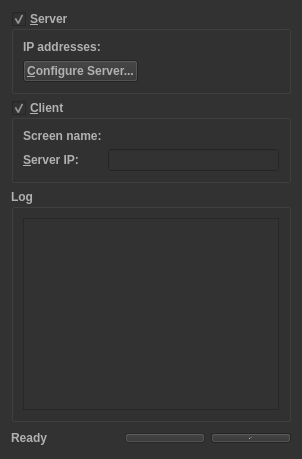
  <widget class="QWidget" name="centralwidget">
   <property name="palette">
    <palette>
     <active>
      <colorrole role="WindowText">
       <brush brushstyle="SolidPattern">
        <color alpha="255">
         <red>177</red>
         <green>177</green>
         <blue>177</blue>
        </color>
       </brush>
      </colorrole>
      <colorrole role="Button">
       <brush brushstyle="SolidPattern">
        <color alpha="255">
         <red>50</red>
         <green>50</green>
         <blue>50</blue>
        </color>
       </brush>
      </colorrole>
      <colorrole role="Light">
       <brush brushstyle="SolidPattern">
        <color alpha="255">
         <red>255</red>
         <green>255</green>
         <blue>255</blue>
        </color>
       </brush>
      </colorrole>
      <colorrole role="Midlight">
       <brush brushstyle="SolidPattern">
        <color alpha="255">
         <red>255</red>
         <green>255</green>
         <blue>255</blue>
        </color>
       </brush>
      </colorrole>
      <colorrole role="Dark">
       <brush brushstyle="SolidPattern">
        <color alpha="255">
         <red>127</red>
         <green>127</green>
         <blue>127</blue>
        </color>
       </brush>
      </colorrole>
      <colorrole role="Mid">
       <brush brushstyle="SolidPattern">
        <color alpha="255">
         <red>170</red>
         <green>170</green>
         <blue>170</blue>
        </color>
       </brush>
      </colorrole>
      <colorrole role="Text">
       <brush brushstyle="SolidPattern">
        <color alpha="255">
         <red>177</red>
         <green>177</green>
         <blue>177</blue>
        </color>
       </brush>
      </colorrole>
      <colorrole role="BrightText">
       <brush brushstyle="SolidPattern">
        <color alpha="255">
         <red>255</red>
         <green>255</green>
         <blue>255</blue>
        </color>
       </brush>
      </colorrole>
      <colorrole role="ButtonText">
       <brush brushstyle="SolidPattern">
        <color alpha="255">
         <red>177</red>
         <green>177</green>
         <blue>177</blue>
        </color>
       </brush>
      </colorrole>
      <colorrole role="Base">
       <brush brushstyle="SolidPattern">
        <color alpha="255">
         <red>50</red>
         <green>50</green>
         <blue>50</blue>
        </color>
       </brush>
      </colorrole>
      <colorrole role="Window">
       <brush brushstyle="SolidPattern">
        <color alpha="255">
         <red>50</red>
         <green>50</green>
         <blue>50</blue>
        </color>
       </brush>
      </colorrole>
      <colorrole role="Shadow">
       <brush brushstyle="SolidPattern">
        <color alpha="255">
         <red>0</red>
         <green>0</green>
         <blue>0</blue>
        </color>
       </brush>
      </colorrole>
      <colorrole role="AlternateBase">
       <brush brushstyle="SolidPattern">
        <color alpha="255">
         <red>255</red>
         <green>255</green>
         <blue>255</blue>
        </color>
       </brush>
      </colorrole>
      <colorrole role="ToolTipBase">
       <brush brushstyle="SolidPattern">
        <color alpha="255">
         <red>255</red>
         <green>255</green>
         <blue>220</blue>
        </color>
       </brush>
      </colorrole>
      <colorrole role="ToolTipText">
       <brush brushstyle="SolidPattern">
        <color alpha="255">
         <red>0</red>
         <green>0</green>
         <blue>0</blue>
        </color>
       </brush>
      </colorrole>
     </active>
     <inactive>
      <colorrole role="WindowText">
       <brush brushstyle="SolidPattern">
        <color alpha="255">
         <red>177</red>
         <green>177</green>
         <blue>177</blue>
        </color>
       </brush>
      </colorrole>
      <colorrole role="Button">
       <brush brushstyle="SolidPattern">
        <color alpha="255">
         <red>50</red>
         <green>50</green>
         <blue>50</blue>
        </color>
       </brush>
      </colorrole>
      <colorrole role="Light">
       <brush brushstyle="SolidPattern">
        <color alpha="255">
         <red>255</red>
         <green>255</green>
         <blue>255</blue>
        </color>
       </brush>
      </colorrole>
      <colorrole role="Midlight">
       <brush brushstyle="SolidPattern">
        <color alpha="255">
         <red>255</red>
         <green>255</green>
         <blue>255</blue>
        </color>
       </brush>
      </colorrole>
      <colorrole role="Dark">
       <brush brushstyle="SolidPattern">
        <color alpha="255">
         <red>127</red>
         <green>127</green>
         <blue>127</blue>
        </color>
       </brush>
      </colorrole>
      <colorrole role="Mid">
       <brush brushstyle="SolidPattern">
        <color alpha="255">
         <red>170</red>
         <green>170</green>
         <blue>170</blue>
        </color>
       </brush>
      </colorrole>
      <colorrole role="Text">
       <brush brushstyle="SolidPattern">
        <color alpha="255">
         <red>177</red>
         <green>177</green>
         <blue>177</blue>
        </color>
       </brush>
      </colorrole>
      <colorrole role="BrightText">
       <brush brushstyle="SolidPattern">
        <color alpha="255">
         <red>255</red>
         <green>255</green>
         <blue>255</blue>
        </color>
       </brush>
      </colorrole>
      <colorrole role="ButtonText">
       <brush brushstyle="SolidPattern">
        <color alpha="255">
         <red>177</red>
         <green>177</green>
         <blue>177</blue>
        </color>
       </brush>
      </colorrole>
      <colorrole role="Base">
       <brush brushstyle="SolidPattern">
        <color alpha="255">
         <red>50</red>
         <green>50</green>
         <blue>50</blue>
        </color>
       </brush>
      </colorrole>
      <colorrole role="Window">
       <brush brushstyle="SolidPattern">
        <color alpha="255">
         <red>50</red>
         <green>50</green>
         <blue>50</blue>
        </color>
       </brush>
      </colorrole>
      <colorrole role="Shadow">
       <brush brushstyle="SolidPattern">
        <color alpha="255">
         <red>0</red>
         <green>0</green>
         <blue>0</blue>
        </color>
       </brush>
      </colorrole>
      <colorrole role="AlternateBase">
       <brush brushstyle="SolidPattern">
        <color alpha="255">
         <red>255</red>
         <green>255</green>
         <blue>255</blue>
        </color>
       </brush>
      </colorrole>
      <colorrole role="ToolTipBase">
       <brush brushstyle="SolidPattern">
        <color alpha="255">
         <red>255</red>
         <green>255</green>
         <blue>220</blue>
        </color>
       </brush>
      </colorrole>
      <colorrole role="ToolTipText">
       <brush brushstyle="SolidPattern">
        <color alpha="255">
         <red>0</red>
         <green>0</green>
         <blue>0</blue>
        </color>
       </brush>
      </colorrole>
     </inactive>
     <disabled>
      <colorrole role="WindowText">
       <brush brushstyle="SolidPattern">
        <color alpha="255">
         <red>64</red>
         <green>64</green>
         <blue>64</blue>
        </color>
       </brush>
      </colorrole>
      <colorrole role="Button">
       <brush brushstyle="SolidPattern">
        <color alpha="255">
         <red>50</red>
         <green>50</green>
         <blue>50</blue>
        </color>
       </brush>
      </colorrole>
      <colorrole role="Light">
       <brush brushstyle="SolidPattern">
        <color alpha="255">
         <red>255</red>
         <green>255</green>
         <blue>255</blue>
        </color>
       </brush>
      </colorrole>
      <colorrole role="Midlight">
       <brush brushstyle="SolidPattern">
        <color alpha="255">
         <red>255</red>
         <green>255</green>
         <blue>255</blue>
        </color>
       </brush>
      </colorrole>
      <colorrole role="Dark">
       <brush brushstyle="SolidPattern">
        <color alpha="255">
         <red>127</red>
         <green>127</green>
         <blue>127</blue>
        </color>
       </brush>
      </colorrole>
      <colorrole role="Mid">
       <brush brushstyle="SolidPattern">
        <color alpha="255">
         <red>170</red>
         <green>170</green>
         <blue>170</blue>
        </color>
       </brush>
      </colorrole>
      <colorrole role="Text">
       <brush brushstyle="SolidPattern">
        <color alpha="255">
         <red>64</red>
         <green>64</green>
         <blue>64</blue>
        </color>
       </brush>
      </colorrole>
      <colorrole role="BrightText">
       <brush brushstyle="SolidPattern">
        <color alpha="255">
         <red>255</red>
         <green>255</green>
         <blue>255</blue>
        </color>
       </brush>
      </colorrole>
      <colorrole role="ButtonText">
       <brush brushstyle="SolidPattern">
        <color alpha="255">
         <red>64</red>
         <green>64</green>
         <blue>64</blue>
        </color>
       </brush>
      </colorrole>
      <colorrole role="Base">
       <brush brushstyle="SolidPattern">
        <color alpha="255">
         <red>50</red>
         <green>50</green>
         <blue>50</blue>
        </color>
       </brush>
      </colorrole>
      <colorrole role="Window">
       <brush brushstyle="SolidPattern">
        <color alpha="255">
         <red>50</red>
         <green>50</green>
         <blue>50</blue>
        </color>
       </brush>
      </colorrole>
      <colorrole role="Shadow">
       <brush brushstyle="SolidPattern">
        <color alpha="255">
         <red>0</red>
         <green>0</green>
         <blue>0</blue>
        </color>
       </brush>
      </colorrole>
      <colorrole role="AlternateBase">
       <brush brushstyle="SolidPattern">
        <color alpha="255">
         <red>255</red>
         <green>255</green>
         <blue>255</blue>
        </color>
       </brush>
      </colorrole>
      <colorrole role="ToolTipBase">
       <brush brushstyle="SolidPattern">
        <color alpha="255">
         <red>255</red>
         <green>255</green>
         <blue>220</blue>
        </color>
       </brush>
      </colorrole>
      <colorrole role="ToolTipText">
       <brush brushstyle="SolidPattern">
        <color alpha="255">
         <red>0</red>
         <green>0</green>
         <blue>0</blue>
        </color>
       </brush>
      </colorrole>
     </disabled>
    </palette>
   </property>
   <layout class="QVBoxLayout" name="verticalLayout_2">
    <item>
     <widget class="QGroupBox" name="m_pGroupServer">
      <property name="sizePolicy">
       <sizepolicy hsizetype="Preferred" vsizetype="Fixed">
        <horstretch>0</horstretch>
        <verstretch>0</verstretch>
       </sizepolicy>
      </property>
      <property name="palette">
       <palette>
        <active>
         <colorrole role="WindowText">
          <brush brushstyle="SolidPattern">
           <color alpha="255">
            <red>177</red>
            <green>177</green>
            <blue>177</blue>
           </color>
          </brush>
         </colorrole>
         <colorrole role="Button">
          <brush brushstyle="SolidPattern">
           <color alpha="255">
            <red>50</red>
            <green>50</green>
            <blue>50</blue>
           </color>
          </brush>
         </colorrole>
         <colorrole role="Text">
          <brush brushstyle="SolidPattern">
           <color alpha="255">
            <red>177</red>
            <green>177</green>
            <blue>177</blue>
           </color>
          </brush>
         </colorrole>
         <colorrole role="ButtonText">
          <brush brushstyle="SolidPattern">
           <color alpha="255">
            <red>177</red>
            <green>177</green>
            <blue>177</blue>
           </color>
          </brush>
         </colorrole>
         <colorrole role="Base">
          <brush brushstyle="SolidPattern">
           <color alpha="255">
            <red>50</red>
            <green>50</green>
            <blue>50</blue>
           </color>
          </brush>
         </colorrole>
         <colorrole role="Window">
          <brush brushstyle="SolidPattern">
           <color alpha="255">
            <red>50</red>
            <green>50</green>
            <blue>50</blue>
           </color>
          </brush>
         </colorrole>
        </active>
        <inactive>
         <colorrole role="WindowText">
          <brush brushstyle="SolidPattern">
           <color alpha="255">
            <red>177</red>
            <green>177</green>
            <blue>177</blue>
           </color>
          </brush>
         </colorrole>
         <colorrole role="Button">
          <brush brushstyle="SolidPattern">
           <color alpha="255">
            <red>50</red>
            <green>50</green>
            <blue>50</blue>
           </color>
          </brush>
         </colorrole>
         <colorrole role="Text">
          <brush brushstyle="SolidPattern">
           <color alpha="255">
            <red>177</red>
            <green>177</green>
            <blue>177</blue>
           </color>
          </brush>
         </colorrole>
         <colorrole role="ButtonText">
          <brush brushstyle="SolidPattern">
           <color alpha="255">
            <red>177</red>
            <green>177</green>
            <blue>177</blue>
           </color>
          </brush>
         </colorrole>
         <colorrole role="Base">
          <brush brushstyle="SolidPattern">
           <color alpha="255">
            <red>50</red>
            <green>50</green>
            <blue>50</blue>
           </color>
          </brush>
         </colorrole>
         <colorrole role="Window">
          <brush brushstyle="SolidPattern">
           <color alpha="255">
            <red>50</red>
            <green>50</green>
            <blue>50</blue>
           </color>
          </brush>
         </colorrole>
        </inactive>
        <disabled>
         <colorrole role="WindowText">
          <brush brushstyle="SolidPattern">
           <color alpha="255">
            <red>64</red>
            <green>64</green>
            <blue>64</blue>
           </color>
          </brush>
         </colorrole>
         <colorrole role="Button">
          <brush brushstyle="SolidPattern">
           <color alpha="255">
            <red>50</red>
            <green>50</green>
            <blue>50</blue>
           </color>
          </brush>
         </colorrole>
         <colorrole role="Text">
          <brush brushstyle="SolidPattern">
           <color alpha="255">
            <red>64</red>
            <green>64</green>
            <blue>64</blue>
           </color>
          </brush>
         </colorrole>
         <colorrole role="ButtonText">
          <brush brushstyle="SolidPattern">
           <color alpha="255">
            <red>64</red>
            <green>64</green>
            <blue>64</blue>
           </color>
          </brush>
         </colorrole>
         <colorrole role="Base">
          <brush brushstyle="SolidPattern">
           <color alpha="255">
            <red>50</red>
            <green>50</green>
            <blue>50</blue>
           </color>
          </brush>
         </colorrole>
         <colorrole role="Window">
          <brush brushstyle="SolidPattern">
           <color alpha="255">
            <red>50</red>
            <green>50</green>
            <blue>50</blue>
           </color>
          </brush>
         </colorrole>
        </disabled>
       </palette>
      </property>
      <property name="font">
       <font>
        <weight>75</weight>
        <bold>true</bold>
        <stylestrategy>PreferDefault</stylestrategy>
       </font>
      </property>
      <property name="title">
       <string>&amp;Server</string>
      </property>
      <property name="checkable">
       <bool>true</bool>
      </property>
      <property name="checked">
       <bool>true</bool>
      </property>
      <layout class="QVBoxLayout">
       <item>
        <layout class="QFormLayout" name="formLayout">
         <property name="fieldGrowthPolicy">
          <enum>QFormLayout::AllNonFixedFieldsGrow</enum>
         </property>
         <item row="0" column="1">
          <widget class="QLabel" name="m_pLabelIpAddresses">
           <property name="text">
            <string notr="true"/>
           </property>
          </widget>
         </item>
         <item row="0" column="0">
          <widget class="QLabel" name="label_2">
           <property name="text">
            <string>IP addresses:</string>
           </property>
          </widget>
         </item>
        </layout>
       </item>
       <item>
        <layout class="QHBoxLayout">
         <item>
          <widget class="QPushButton" name="m_pButtonConfigureServer">
           <property name="text">
            <string>&amp;Configure Server...</string>
           </property>
          </widget>
         </item>
         <item>
          <spacer>
           <property name="orientation">
            <enum>Qt::Horizontal</enum>
           </property>
           <property name="sizeHint" stdset="0">
            <size>
             <width>40</width>
             <height>20</height>
            </size>
           </property>
          </spacer>
         </item>
        </layout>
       </item>
      </layout>
     </widget>
    </item>
    <item>
     <widget class="QGroupBox" name="m_pGroupClient">
      <property name="sizePolicy">
       <sizepolicy hsizetype="Preferred" vsizetype="Fixed">
        <horstretch>0</horstretch>
        <verstretch>0</verstretch>
       </sizepolicy>
      </property>
      <property name="palette">
       <palette>
        <active>
         <colorrole role="WindowText">
          <brush brushstyle="SolidPattern">
           <color alpha="255">
            <red>177</red>
            <green>177</green>
            <blue>177</blue>
           </color>
          </brush>
         </colorrole>
         <colorrole role="Button">
          <brush brushstyle="SolidPattern">
           <color alpha="255">
            <red>50</red>
            <green>50</green>
            <blue>50</blue>
           </color>
          </brush>
         </colorrole>
         <colorrole role="Text">
          <brush brushstyle="SolidPattern">
           <color alpha="255">
            <red>177</red>
            <green>177</green>
            <blue>177</blue>
           </color>
          </brush>
         </colorrole>
         <colorrole role="ButtonText">
          <brush brushstyle="SolidPattern">
           <color alpha="255">
            <red>177</red>
            <green>177</green>
            <blue>177</blue>
           </color>
          </brush>
         </colorrole>
         <colorrole role="Base">
          <brush brushstyle="SolidPattern">
           <color alpha="255">
            <red>50</red>
            <green>50</green>
            <blue>50</blue>
           </color>
          </brush>
         </colorrole>
         <colorrole role="Window">
          <brush brushstyle="SolidPattern">
           <color alpha="255">
            <red>50</red>
            <green>50</green>
            <blue>50</blue>
           </color>
          </brush>
         </colorrole>
        </active>
        <inactive>
         <colorrole role="WindowText">
          <brush brushstyle="SolidPattern">
           <color alpha="255">
            <red>177</red>
            <green>177</green>
            <blue>177</blue>
           </color>
          </brush>
         </colorrole>
         <colorrole role="Button">
          <brush brushstyle="SolidPattern">
           <color alpha="255">
            <red>50</red>
            <green>50</green>
            <blue>50</blue>
           </color>
          </brush>
         </colorrole>
         <colorrole role="Text">
          <brush brushstyle="SolidPattern">
           <color alpha="255">
            <red>177</red>
            <green>177</green>
            <blue>177</blue>
           </color>
          </brush>
         </colorrole>
         <colorrole role="ButtonText">
          <brush brushstyle="SolidPattern">
           <color alpha="255">
            <red>177</red>
            <green>177</green>
            <blue>177</blue>
           </color>
          </brush>
         </colorrole>
         <colorrole role="Base">
          <brush brushstyle="SolidPattern">
           <color alpha="255">
            <red>50</red>
            <green>50</green>
            <blue>50</blue>
           </color>
          </brush>
         </colorrole>
         <colorrole role="Window">
          <brush brushstyle="SolidPattern">
           <color alpha="255">
            <red>50</red>
            <green>50</green>
            <blue>50</blue>
           </color>
          </brush>
         </colorrole>
        </inactive>
        <disabled>
         <colorrole role="WindowText">
          <brush brushstyle="SolidPattern">
           <color alpha="255">
            <red>64</red>
            <green>64</green>
            <blue>64</blue>
           </color>
          </brush>
         </colorrole>
         <colorrole role="Button">
          <brush brushstyle="SolidPattern">
           <color alpha="255">
            <red>50</red>
            <green>50</green>
            <blue>50</blue>
           </color>
          </brush>
         </colorrole>
         <colorrole role="Text">
          <brush brushstyle="SolidPattern">
           <color alpha="255">
            <red>64</red>
            <green>64</green>
            <blue>64</blue>
           </color>
          </brush>
         </colorrole>
         <colorrole role="ButtonText">
          <brush brushstyle="SolidPattern">
           <color alpha="255">
            <red>64</red>
            <green>64</green>
            <blue>64</blue>
           </color>
          </brush>
         </colorrole>
         <colorrole role="Base">
          <brush brushstyle="SolidPattern">
           <color alpha="255">
            <red>50</red>
            <green>50</green>
            <blue>50</blue>
           </color>
          </brush>
         </colorrole>
         <colorrole role="Window">
          <brush brushstyle="SolidPattern">
           <color alpha="255">
            <red>50</red>
            <green>50</green>
            <blue>50</blue>
           </color>
          </brush>
         </colorrole>
        </disabled>
       </palette>
      </property>
      <property name="font">
       <font>
        <weight>75</weight>
        <bold>true</bold>
       </font>
      </property>
      <property name="title">
       <string>&amp;Client</string>
      </property>
      <property name="checkable">
       <bool>true</bool>
      </property>
      <property name="checked">
       <bool>true</bool>
      </property>
      <layout class="QFormLayout" name="formLayout_3">
       <property name="fieldGrowthPolicy">
        <enum>QFormLayout::AllNonFixedFieldsGrow</enum>
       </property>
       <item row="0" column="0">
        <widget class="QLabel" name="label_5">
         <property name="text">
          <string>Screen name:</string>
         </property>
        </widget>
       </item>
       <item row="0" column="1">
        <widget class="QLabel" name="m_pLabelScreenName">
         <property name="text">
          <string notr="true"/>
         </property>
        </widget>
       </item>
       <item row="1" column="0">
        <widget class="QLabel" name="m_pLabelServerName">
         <property name="text">
          <string>&amp;Server IP:</string>
         </property>
         <property name="buddy">
          <cstring>m_pLineEditHostname</cstring>
         </property>
        </widget>
       </item>
       <item row="1" column="1">
        <widget class="QLineEdit" name="m_pLineEditHostname"/>
       </item>
      </layout>
     </widget>
    </item>
    <item>
     <widget class="QGroupBox" name="m_pGroupLog">
      <property name="palette">
       <palette>
        <active>
         <colorrole role="WindowText">
          <brush brushstyle="SolidPattern">
           <color alpha="255">
            <red>177</red>
            <green>177</green>
            <blue>177</blue>
           </color>
          </brush>
         </colorrole>
         <colorrole role="Button">
          <brush brushstyle="SolidPattern">
           <color alpha="255">
            <red>50</red>
            <green>50</green>
            <blue>50</blue>
           </color>
          </brush>
         </colorrole>
         <colorrole role="Text">
          <brush brushstyle="SolidPattern">
           <color alpha="255">
            <red>177</red>
            <green>177</green>
            <blue>177</blue>
           </color>
          </brush>
         </colorrole>
         <colorrole role="ButtonText">
          <brush brushstyle="SolidPattern">
           <color alpha="255">
            <red>177</red>
            <green>177</green>
            <blue>177</blue>
           </color>
          </brush>
         </colorrole>
         <colorrole role="Base">
          <brush brushstyle="SolidPattern">
           <color alpha="255">
            <red>50</red>
            <green>50</green>
            <blue>50</blue>
           </color>
          </brush>
         </colorrole>
         <colorrole role="Window">
          <brush brushstyle="SolidPattern">
           <color alpha="255">
            <red>50</red>
            <green>50</green>
            <blue>50</blue>
           </color>
          </brush>
         </colorrole>
        </active>
        <inactive>
         <colorrole role="WindowText">
          <brush brushstyle="SolidPattern">
           <color alpha="255">
            <red>177</red>
            <green>177</green>
            <blue>177</blue>
           </color>
          </brush>
         </colorrole>
         <colorrole role="Button">
          <brush brushstyle="SolidPattern">
           <color alpha="255">
            <red>50</red>
            <green>50</green>
            <blue>50</blue>
           </color>
          </brush>
         </colorrole>
         <colorrole role="Text">
          <brush brushstyle="SolidPattern">
           <color alpha="255">
            <red>177</red>
            <green>177</green>
            <blue>177</blue>
           </color>
          </brush>
         </colorrole>
         <colorrole role="ButtonText">
          <brush brushstyle="SolidPattern">
           <color alpha="255">
            <red>177</red>
            <green>177</green>
            <blue>177</blue>
           </color>
          </brush>
         </colorrole>
         <colorrole role="Base">
          <brush brushstyle="SolidPattern">
           <color alpha="255">
            <red>50</red>
            <green>50</green>
            <blue>50</blue>
           </color>
          </brush>
         </colorrole>
         <colorrole role="Window">
          <brush brushstyle="SolidPattern">
           <color alpha="255">
            <red>50</red>
            <green>50</green>
            <blue>50</blue>
           </color>
          </brush>
         </colorrole>
        </inactive>
        <disabled>
         <colorrole role="WindowText">
          <brush brushstyle="SolidPattern">
           <color alpha="255">
            <red>64</red>
            <green>64</green>
            <blue>64</blue>
           </color>
          </brush>
         </colorrole>
         <colorrole role="Button">
          <brush brushstyle="SolidPattern">
           <color alpha="255">
            <red>50</red>
            <green>50</green>
            <blue>50</blue>
           </color>
          </brush>
         </colorrole>
         <colorrole role="Text">
          <brush brushstyle="SolidPattern">
           <color alpha="255">
            <red>64</red>
            <green>64</green>
            <blue>64</blue>
           </color>
          </brush>
         </colorrole>
         <colorrole role="ButtonText">
          <brush brushstyle="SolidPattern">
           <color alpha="255">
            <red>64</red>
            <green>64</green>
            <blue>64</blue>
           </color>
          </brush>
         </colorrole>
         <colorrole role="Base">
          <brush brushstyle="SolidPattern">
           <color alpha="255">
            <red>50</red>
            <green>50</green>
            <blue>50</blue>
           </color>
          </brush>
         </colorrole>
         <colorrole role="Window">
          <brush brushstyle="SolidPattern">
           <color alpha="255">
            <red>50</red>
            <green>50</green>
            <blue>50</blue>
           </color>
          </brush>
         </colorrole>
        </disabled>
       </palette>
      </property>
      <property name="font">
       <font>
        <weight>75</weight>
        <bold>true</bold>
       </font>
      </property>
      <property name="title">
       <string>Log</string>
      </property>
      <layout class="QVBoxLayout" name="verticalLayout">
       <item>
        <widget class="QTextEdit" name="m_pLogOutput">
         <property name="sizePolicy">
          <sizepolicy hsizetype="Expanding" vsizetype="Expanding">
           <horstretch>0</horstretch>
           <verstretch>0</verstretch>
          </sizepolicy>
         </property>
         <property name="font">
          <font>
           <family>Courier</family>
          </font>
         </property>
         <property name="autoFillBackground">
          <bool>false</bool>
         </property>
         <property name="undoRedoEnabled">
          <bool>false</bool>
         </property>
         <property name="lineWrapMode">
          <enum>QTextEdit::NoWrap</enum>
         </property>
         <property name="readOnly">
          <bool>true</bool>
         </property>
        </widget>
       </item>
      </layout>
     </widget>
    </item>
    <item>
     <layout class="QHBoxLayout" name="horizontalLayout">
      <property name="sizeConstraint">
       <enum>QLayout::SetDefaultConstraint</enum>
      </property>
      <item>
       <widget class="QLabel" name="m_pStatusLabel">
        <property name="font">
         <font>
          <weight>75</weight>
          <bold>true</bold>
         </font>
        </property>
        <property name="text">
         <string>Ready</string>
        </property>
       </widget>
      </item>
      <item>
       <spacer name="spacer">
        <property name="orientation">
         <enum>Qt::Horizontal</enum>
        </property>
        <property name="sizeHint" stdset="0">
         <size>
          <width>40</width>
          <height>20</height>
         </size>
        </property>
       </spacer>
      </item>
      <item>
       <widget class="QPushButton" name="m_pButtonApply">
        <property name="enabled">
         <bool>false</bool>
        </property>
        <property name="font">
         <font>
          <pointsize>-1</pointsize>
         </font>
        </property>
        <property name="text">
         <string>&amp;Apply</string>
        </property>
       </widget>
      </item>
      <item>
       <widget class="QPushButton" name="m_pButtonToggleStart">
        <property name="font">
         <font>
          <pointsize>-1</pointsize>
         </font>
        </property>
        <property name="text">
         <string>&amp;Start</string>
        </property>
       </widget>
      </item>
     </layout>
    </item>
   </layout>
  </widget>
